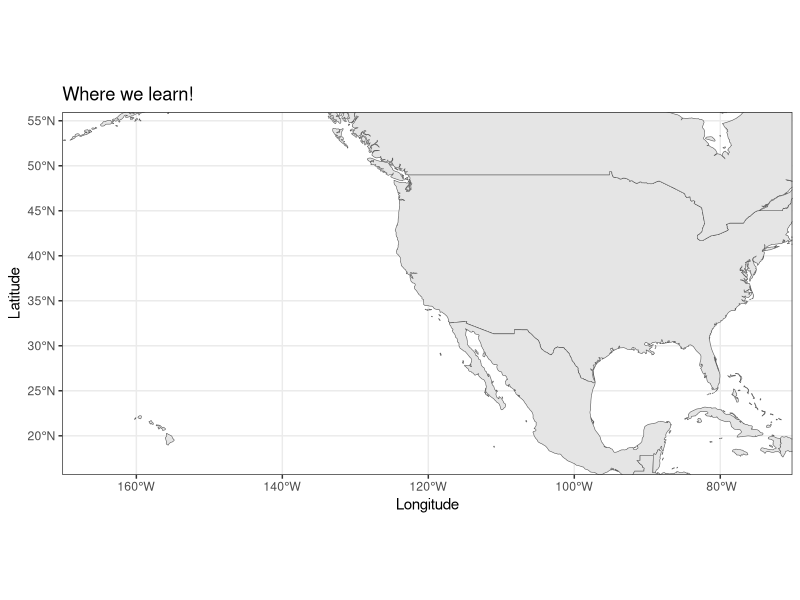

Here is the R script that generated this plot:
## ---- chunk 1
knitr::opts_chunk$set(
  collapse = TRUE,
  comment = "#>",
  fig.path = "man/figures/README-",
  out.width = "100%"
)
## ---- chunk 2
library(tidyverse) # for plotting
## ---- chunk 3
library("ggplot2")
theme_set(theme_bw())
library("sf")
library("rnaturalearth")
library("rnaturalearthdata")

world <- ne_countries(scale = "medium", returnclass = "sf")
class(world)
## ---- chunk 4
ggplot(data = world) +
    geom_sf() +
    xlab("Longitude") + ylab("Latitude") +
    ggtitle("Where we learn!") +
  coord_sf(xlim = c(-170.15, -70.12), ylim = c(15.65, 55.97), expand = FALSE)
